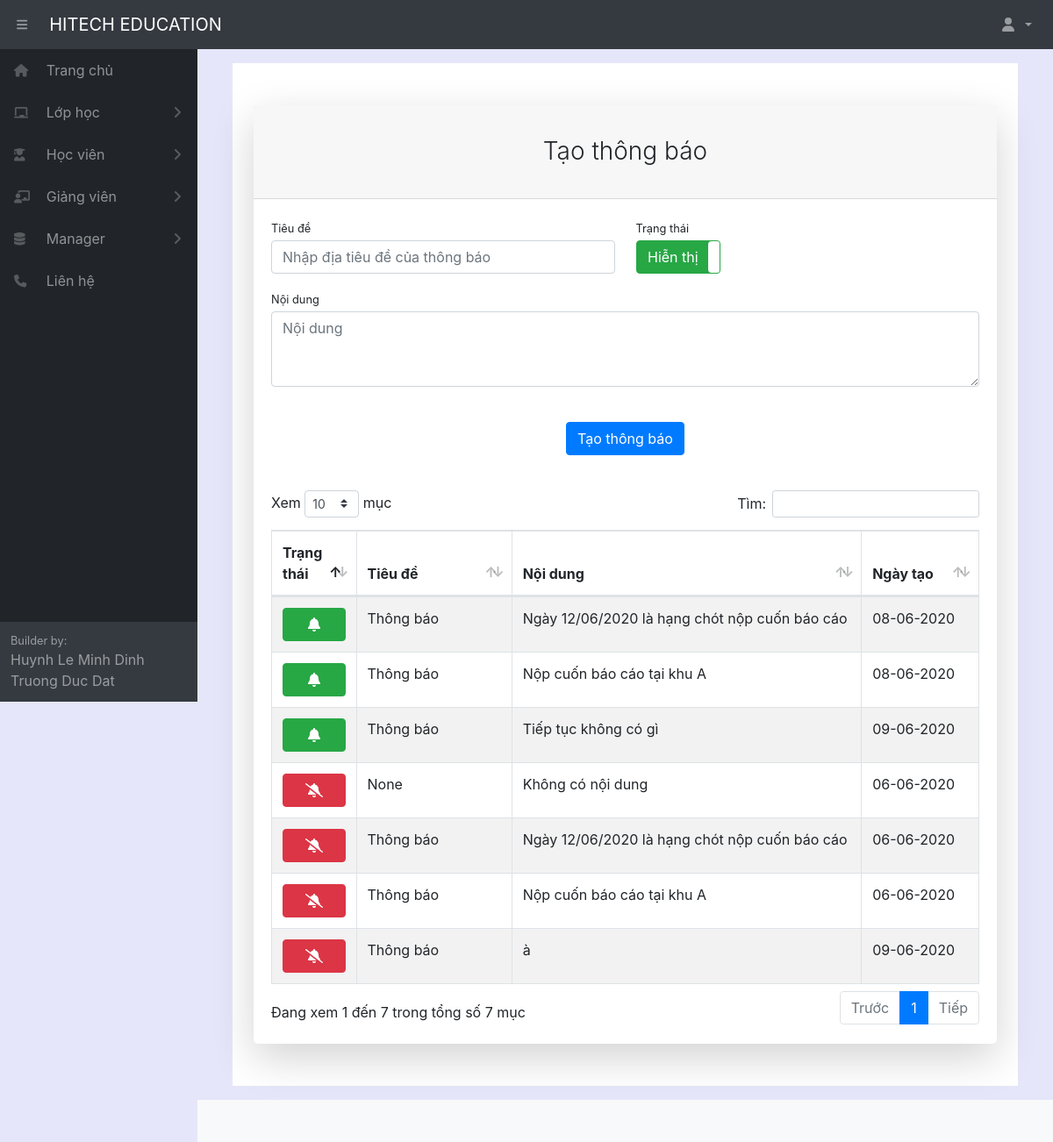
The app's page /notify/ (signed in) with its own data.
### home/models.py (models this page shows, shortened)
class Notify(models.Model):
    title = models.CharField(max_length=100, blank=True, null=True, verbose_name="Tiêu đề")
    content = models.CharField(max_length=1000, blank=True, null=True, verbose_name="Nội dung")
    create_date = models.DateField(auto_now_add=True, verbose_name="Ngày đăng")
    active = models.BooleanField(default=True, verbose_name="Trạng thái")
    class Meta:
        ordering =["title"]
        verbose_name_plural = "Thông báo"

### home/decorators.py (the view)
        def wrapper_func(request, *args, **kwargs):
            group = None
            if request.user.groups.exists():
                group = request.user.groups.all()[0].name
            if group in allowed_roles:
                return view_func(request, *args, **kwargs)
            else:
                return redirect('errorrole')

### home/forms.py
class CreateNotifyForm(ModelForm):
    class Meta:
        model = Notify
        fields = '__all__'

### home/views.py (called while the page is built)
@login_required(login_url='login')
@allowed_users(allowed_roles=['admin'])
def notify(request):
    form = CreateNotifyForm()
    notify = Notify.objects.all()
    if request.method == 'POST':
        form = CreateNotifyForm(request.POST)
        if form.is_valid():
            form.save()
    context={'form':form,'notify':notify}
    return render(request,'manager/notify.html',context)

### home/templates/manager/notify.html (shortened to what this page needs)
{% extends "pages/base.html" %}
{% block content %}
{% load static %}
<div class="container" style="padding-bottom: 3em;">
    <div class="row justify-content-center">
        <div class="col-lg-12">
            <div class="card shadow-lg border-0 rounded-lg mt-5">
                <div class="card-header">
                    <h3 class="text-center font-weight-light my-4">Tạo thông báo</h3>
                </div>
                <div class="card-body">
                    <form action="" method="POST">
                        <div class="row">
                            <div class="col-xl-6 col-md-12">
                                <div class="form-group">
                                    <label class="small mb-1" for="title">Tiêu đề</label>
                                    <input class="form-control" required type="text" name="title" maxlength="100"
                                        id="id_title" placeholder="Nhập địa tiêu đề của thông báo" />
                                </div>
                            </div>
                            <div class="col-xl-2 col-md-12">
                                <label class="small mb-1" for="id_active">Trạng thái</label>
                                <div class="form-group">
                                </div>
                            </div>
                            <div class="col-xl-12 col-md-12">
                                <div class="form-group">
                                    <label class="small mb-1" for="id_content">Nội dung</label>
                                    <textarea class="form-control" required name="content" maxlength="1000"
                                        id="id_content" rows="3" placeholder="Nội dung "></textarea>
                                </div>
                            </div>
                        </div>
                        <div class="form-group d-flex align-items-center justify-content-between mt-4 mb-0">
                            <input class="btn btn-primary" type="submit" value="Tạo thông báo"
                                style="margin-left: auto; margin-right: auto;">
                        </div>
                    </form>
                </div>
                <div class="card-body">
                    <table id="example" class="table table-striped table-bordered" style="width:100%">
                        <thead>
                            <tr>
                                <th style="width: 10%;">Trạng thái</th>
                                <th style="width: 20%;">Tiêu đề</th>
                                <th style="width: 45%;">Nội dung</th>
                                <th style="width: 15%;">Ngày tạo</th>
                            </tr>
                        </thead>
                        <tbody>
                            {% for i in notify %}
                            <tr>
                                <td>
                                    {% if i.active %}
                                    <a class="btn btn-danger" href="/editnotify/{{i.pk}}" style="width: 100%;">
                                        <i class="fas fa-bell-slash" style="color: white;"></i></a>
                                    {% else %}
                                    <a class="btn btn-success" href="/editnotify/{{i.pk}}" style="width: 100%;">
                                        <i class="fas fa-bell" style="color: white;"></i></a>
                                    {% endif %}
                                </td>
                                <td>{{i.title}}</td>
                                <td>{{i.content}}</td>
                                <td>{{i.create_date|date:"d-m-Y"}}</td>
                            </tr>
                            {% endfor %}
                        </tbody>
                    </table>
                </div>
            </div>
        </div>
    </div>
</div>
{% endblock content %}

### records on screen
Notify: title "None", content "Không có nội dung", create_date "06-06-2020"
Notify: {{ i.pk }} 1 (drawn), title "Thông báo", content "Ngày 12/06/2020 là hạng chót nộp cuốn báo cáo", create_date "06-06-2020"
Notify: title "Thông báo", content "Nộp cuốn báo cáo tại khu A", create_date "06-06-2020"
Notify: title "Thông báo", content "Ngày 12/06/2020 là hạng chót nộp cuốn báo cáo", create_date "08-06-2020"
Notify: title "Thông báo", content "Nộp cuốn báo cáo tại khu A", create_date "08-06-2020"
Notify: title "Thông báo", content "Tiếp tục không có gì", create_date "09-06-2020"
Notify: title "Thông báo", content "à", create_date "09-06-2020"
